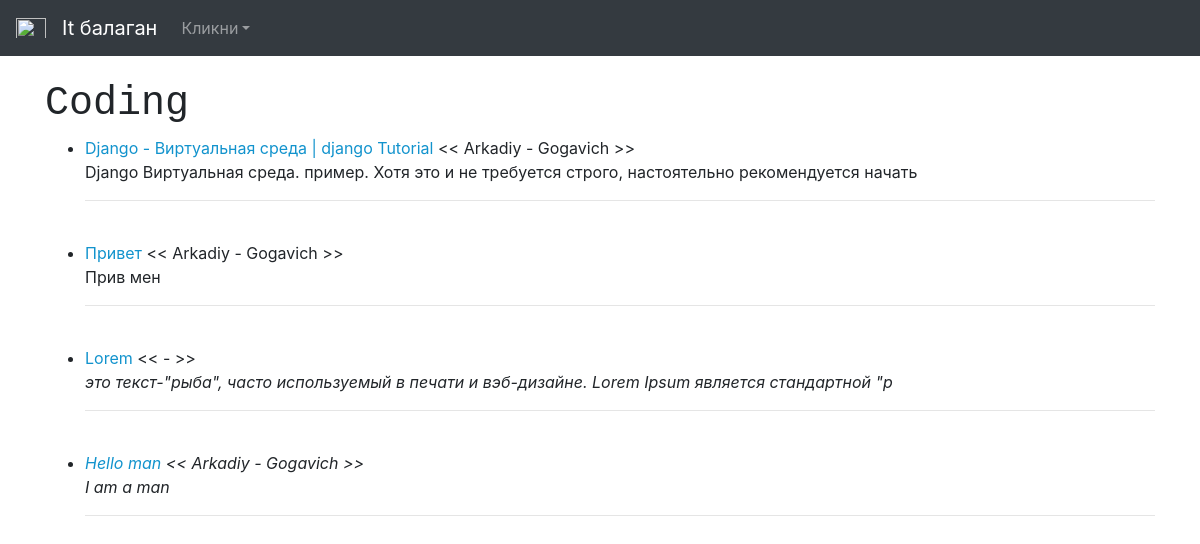
/category/coding/, run on the app's committed database.
### theblog/models.py (models this page shows, shortened)
class Post(models.Model):
    title = models.CharField(max_length=120)
    title_tag = models.CharField(max_length=120, default="It балаган")
    author = models.ForeignKey(User, on_delete=models.CASCADE)
    body = models.TextField()
    post_date = models.DateField(auto_now_add=True)
    category = models.CharField(max_length=120, default='coding')
    likes = models.ManyToManyField(User, related_name='blog_post')

### theblog/views.py (the view)
# urls.py: path('category/<str:cats>/', CategoryView, name='category'),
def CategoryView(request, cats):
    category_post = Post.objects.filter(category=cats.replace('-', ' '))
    return render(request, 'categories.html', {'cats': cats.title().replace('-', ' '), 'category_post': category_post})

### theblog/templates/categories.html (shortened to what this page needs)
{% extends 'base.html' %}
{% block content %}
{% if category_post %}
    <h1 class="text-monospace">{{ cats }}</h1>
    <ul>
    {% for post in category_post %}
        <li><a href="{% url 'article_detail' post.pk %}">{{post.title}}</a> <<
            {{post.author.first_name}} -
            {{post.author.last_name}} >>
            <br/>
            {{ post.body|slice:"100"|safe }}
            <hr>
            <br>
        </li>
    {% endfor %}
    </ul>
{% else %}
<h3>Пока на эту тему нет постов.</h3>
{% endif %}
{% endblock %}

### theblog/templates/base.html (style rules this page uses)
a { color: #1293cd; text-decoration: none; background-color: transparent; text-align: center; }

### data on the page
Post: title "Django - Виртуальная среда | django Tutorial", author.first_name "Arkadiy", author.last_name "Gogavich", body "Django Виртуальная среда. пример. Хотя это и не требуется строго, настоятельно рекомендуется начать"
Post: title "Привет", author.first_name "Arkadiy", author.last_name "Gogavich", body "Прив мен"
Post: title "Lorem", body "это текст-\"рыба\", часто используемый в печати и вэб-дизайне. Lorem Ipsum является стандартной \"р"
Post: title "Hello man", author.first_name "Arkadiy", author.last_name "Gogavich", body "I am a man"

### other printed values
{{ cats }} "Coding"
